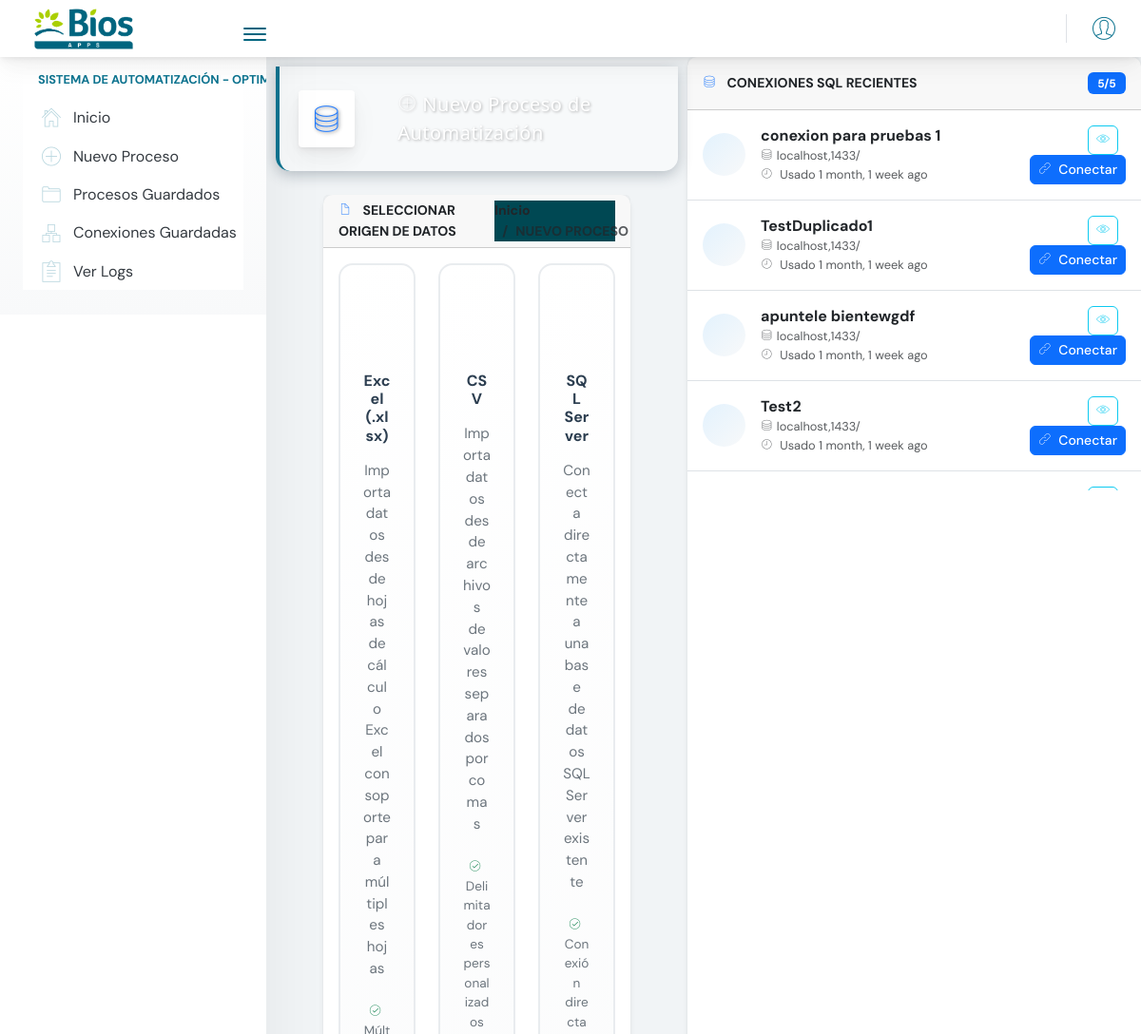
/automatizacion/process/new/ (upper part), run on an earlier commit of the app's database.
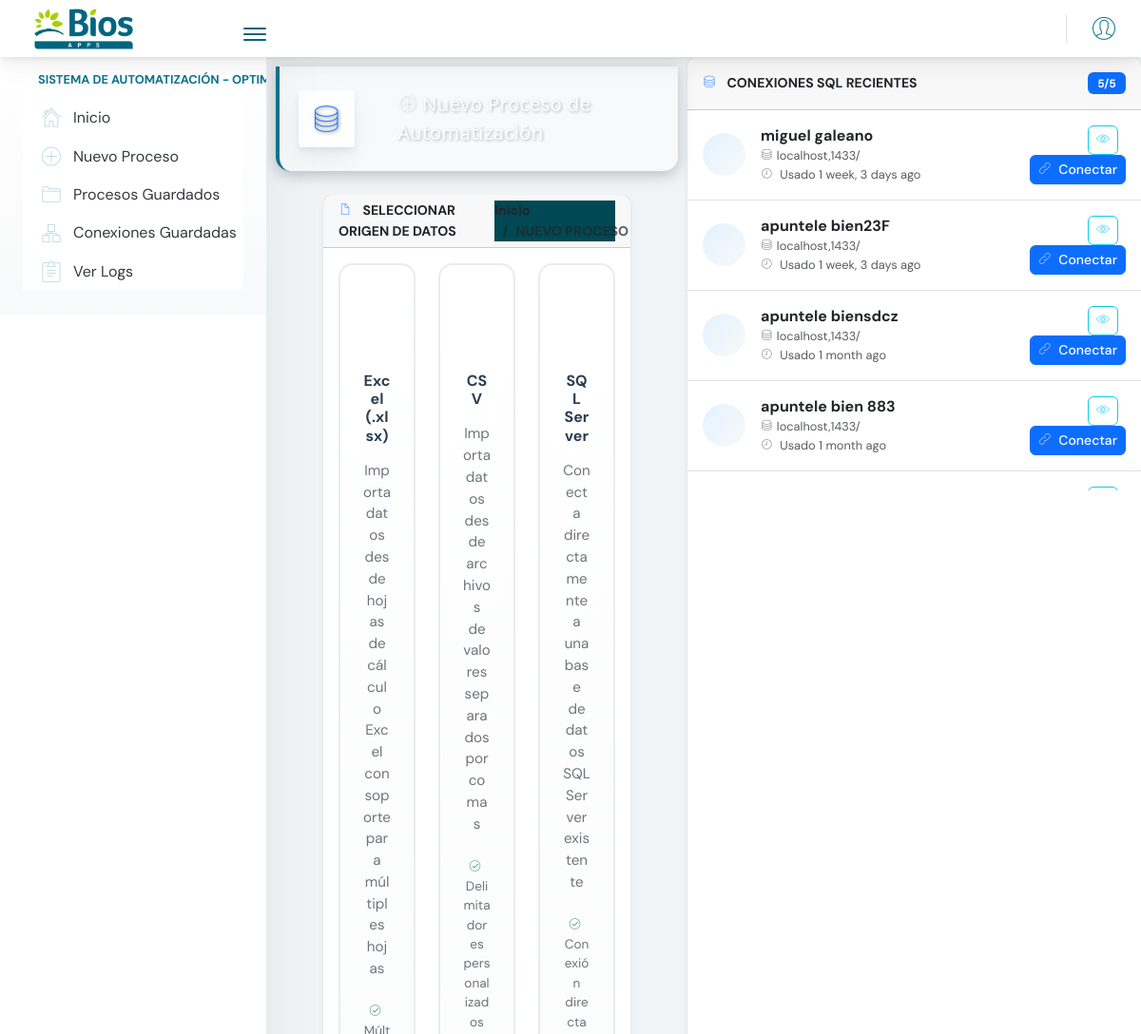
And on a later commit of the database.
### automatizacion/models.py (models this page shows, shortened)
class DatabaseConnection(models.Model):
    name = models.CharField(max_length=100, unique=True)
    server = models.CharField(max_length=255)
    username = models.CharField(max_length=100)
    password = models.CharField(max_length=255)
    port = models.IntegerField(default=1433)
    created_at = models.DateTimeField(auto_now_add=True)
    last_used = models.DateTimeField(null=True, blank=True)
    selected_database = models.CharField(max_length=100, blank=True, null=True)
    available_databases = models.JSONField(null=True, blank=True)

### automatizacion/views.py (the view)
# urls.py: path('process/new/', views.new_process, name='new_process'),
def new_process(request):
    context = {
        'source_types': [
            {'id': 'excel', 'name': 'Excel (.xlsx)'},
            {'id': 'csv', 'name': 'CSV'},
            {'id': 'sql', 'name': 'SQL Server'}
        ],
        'connections': DatabaseConnection.objects.all().order_by('-last_used', '-created_at')[:5]
    }
    print(f"DEBUG: Conexiones encontradas: {context['connections'].count()}")
    for conn in context['connections']:
        print(f"DEBUG: Conexión: {conn.name}")
    return render(request, 'automatizacion/new_process.html', context)

### proyecto_automatizacion/templates/automatizacion/new_process.html (shortened to what the changed rows need)
{% extends "base.html" %}
{% block content %}
{% if connections %}
<div class="main-card mb-3 card">
    <div class="card-body p-0">
        <div class="connections-quick-list">
            {% for connection in connections %}
                <div class="connection-quick-item p-3 border-bottom {% if forloop.last %}border-0{% endif %}">
                    <div class="row align-items-center">
                        <div class="col-md-8">
                            <div class="d-flex align-items-center">
                                <div class="connection-icon me-3">
                                </div>
                                <div class="connection-info">
                                    <h6 class="connection-name mb-1 text-dark">{{ connection.name }}</h6>
                                    <div class="connection-details">
                                        <small class="text-muted d-block">
                                            <i class="pe-7s-server me-1"></i>{{ connection.server }}/{{ connection.database }}
                                        </small>
                                        <small class="text-muted">
                                            <i class="pe-7s-clock me-1"></i>
                                            {% if connection.last_used %}
                                                Usado {{ connection.last_used|timesince }} ago
                                            {% else %}
                                                <span class="text-warning">Nunca usado</span>
                                            {% endif %}
                                        </small>
                                    </div>
                                </div>
                            </div>
                        </div>
                        <div class="col-md-4 text-end">
                            <div class="connection-actions">
                                <a href="{% url 'automatizacion:view_connection' connection.id %}"
                                   class="btn btn-sm btn-outline-info me-2"
                                   title="Ver detalles">
                                    <i class="pe-7s-look"></i>
                                </a>
                                <a href="{% url 'automatizacion:list_sql_tables' connection.id %}"
                                   class="btn btn-sm btn-primary"
                                   title="Usar esta conexión">
                                    <i class="pe-7s-link me-1"></i>
                                    Conectar
                                </a>
                            </div>
                        </div>
                    </div>
                </div>
            {% endfor %}
        </div>
    </div>
</div>
{% endif %}
{% endblock %}

What changed in the data, as far as the page shows it:
no longer on this page (row unchanged): DatabaseConnection: name "conexion para pruebas 1", server "localhost,1433", last_used "1 month, 1 week"
no longer on this page (row unchanged): DatabaseConnection: name "TestDuplicado1", server "localhost,1433", last_used "1 month, 1 week"
no longer on this page (row unchanged): DatabaseConnection: name "apuntele bientewgdf", server "localhost,1433", last_used "1 month, 1 week"
no longer on this page (row unchanged): DatabaseConnection: name "Test2", server "localhost,1433", last_used "1 month, 1 week"
added DatabaseConnection: name "miguel galeano", server "localhost,1433", last_used "1 week, 3 days"
added DatabaseConnection: name "apuntele bien23F", server "localhost,1433", last_used "1 week, 3 days"
added DatabaseConnection: name "apuntele biensdcz", server "localhost,1433", last_used "1 month"
added DatabaseConnection: name "apuntele bien 883", server "localhost,1433", last_used "1 month"
